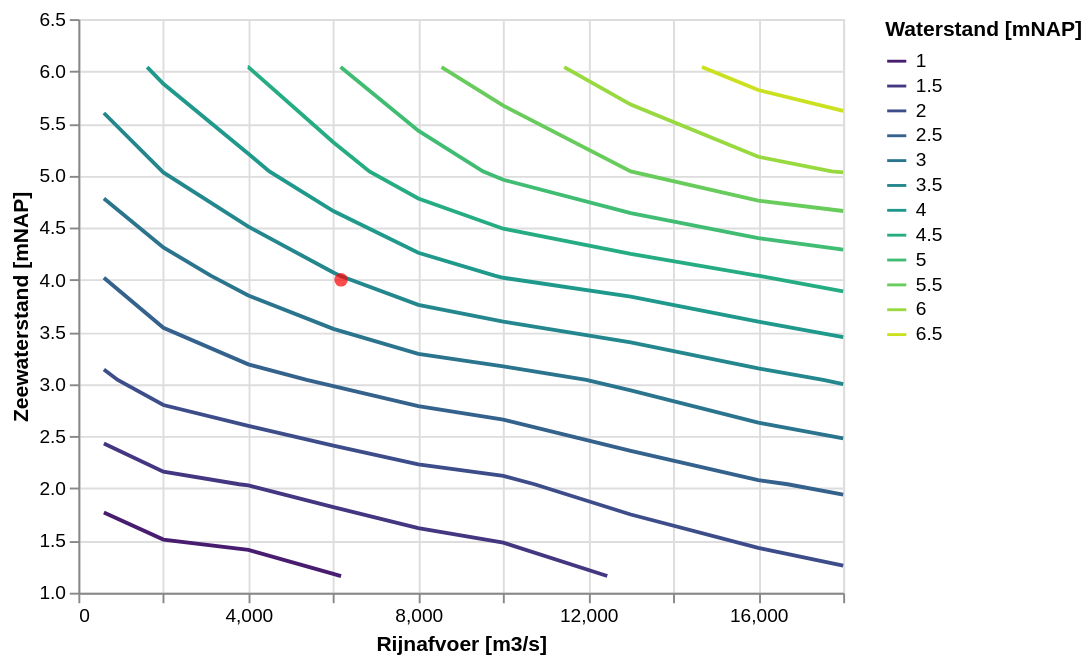

Write the Vega-Lite specification saved for this chart.
### Vega-Lite specification from a JSON file in a GitHub repository (floating-point values rounded to 4 significant figures; data arrays with more than 128 entries replaced by an {"elided": "..."} marker saying what was removed)
{"config": {"view": {"width": 400, "height": 300}}, "layer": [{"data": {"name": "basis_data"}, "mark": "line", "encoding": {"color": {"type": "nominal", "field": "Waterstand", "scale": {"scheme": "viridis"}, "title": "Waterstand [mNAP]"}, "tooltip": [{"type": "nominal", "field": "Waterstand"}], "x": {"type": "quantitative", "field": "Rijnafvoer", "scale": {"zero": false}, "title": "Rijnafvoer [m3/s]"}, "y": {"type": "quantitative", "field": "Zeewaterstand", "scale": {"zero": false}, "title": "Zeewaterstand [mNAP]"}}, "selection": {"STATUS": {"type": "single", "init": {"status": "open"}, "fields": ["status"], "bind": {"input": "select", "options": ["open", "dicht"]}, "on": "click", "resolve": "global", "empty": "all"}}, "transform": [{"filter": {"selection": "STATUS"}}]}, {"data": {"name": "point_select"}, "mark": {"type": "point", "filled": true}, "encoding": {"x": {"type": "quantitative", "field": "Rijnafvoer"}, "y": {"type": "quantitative", "field": "Zeewaterstand"}, "size": {"value": 50}, "color": {"value": "red"}}}], "$schema": "https://vega.github.io/schema/vega-lite/v2.6.0.json", "datasets": {"point_select": [{"Zeewaterstand": 4, "Rijnafvoer": 6182.0}], "basis_data": {"elided": "166 records"}}}
